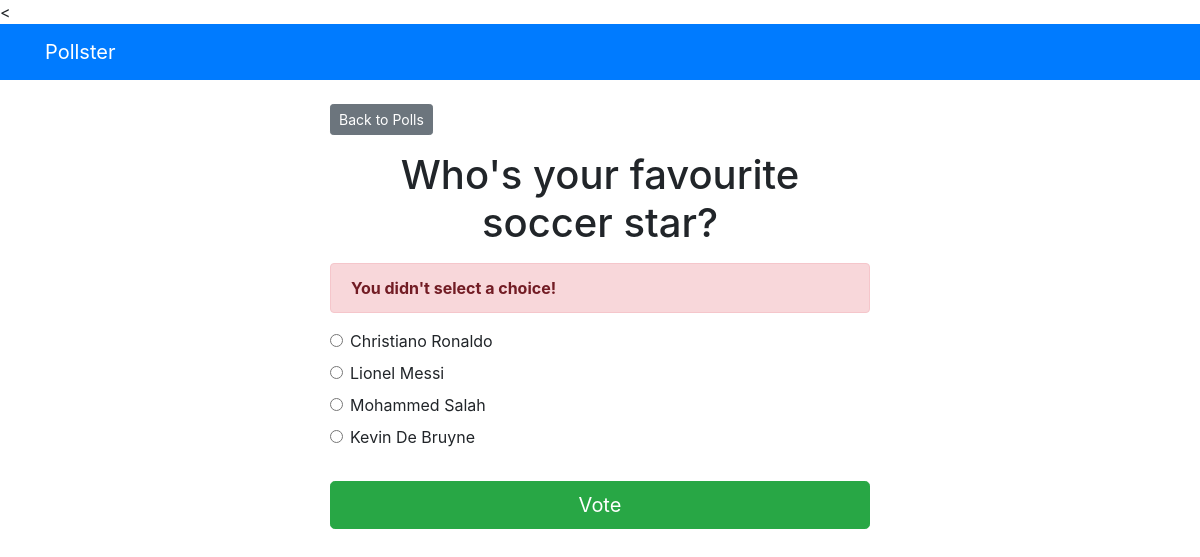
/polls/2/vote/, run on the app's committed database.
### polls/models.py (models this page shows, shortened)
class Question(models.Model):
    question_text = models.CharField(max_length=200)
    pub_date = models.DateTimeField('date Published')

class Choice(models.Model):
    question = models.ForeignKey(Question, on_delete=models.CASCADE)
    choice_text = models.CharField(max_length=200)
    votes = models.IntegerField(default=0)

### polls/views.py (the view)
# urls.py: path('<int:question_id>/vote/', views.vote, name='vote')
def vote(request, question_id):
    question = get_object_or_404(Question, pk=question_id)
    try:
        selected_choice = question.choice_set.get(pk=request.POST['choice'])
    except (KeyError, Choice.DoesNotExist):
        return render(request, 'polls/details.html', {
            'question':question,
            'error_message':"You didn't select a choice! ",
        })
    else:
        selected_choice.votes += 1
        selected_choice.save()
        return HttpResponseRedirect(reverse('polls:results', args=(question_id,)))

### templates/polls/details.html (shortened to what this page needs)
{%extends 'base.html'%}
{% block content %}
          <a class="btn btn-secondary btn-sm mb-3" href="{% url 'polls:index' %}">Back to Polls</a>
          <h1 class="text-center mb-3">{{question.question_text}}</h1>
{% if error_message %}
        <p class="alert alert-danger">
             <strong>{{error_message}}</strong>
        </p>
{% endif %}
        <form action="{% url 'polls:vote' question.id %}" method="POST">
            {% for choice in question.choice_set.all %}
            <div class="form-check">
                <input type="radio" name="choice" class="form-check-input" id="choice{{ forloop.counter}}" value="{{choice.id}}" />
            <label for="choice{{forloop.counter}}">{{choice.choice_text}}</label>
            </div>
            {% endfor %}
            <input type="submit" value="Vote" class="btn btn-success btn-lg btn-block mt-4" />
        </form>
{% endblock %}

### data on the page
Question: question_text "Who's your favourite soccer star?"
Choice: choice_text "Christiano Ronaldo"
Choice: choice_text "Lionel Messi"
Choice: choice_text "Mohammed Salah"
Choice: choice_text "Kevin De Bruyne"

### other printed values
{{ error_message }} "You didn't select a choice!"
